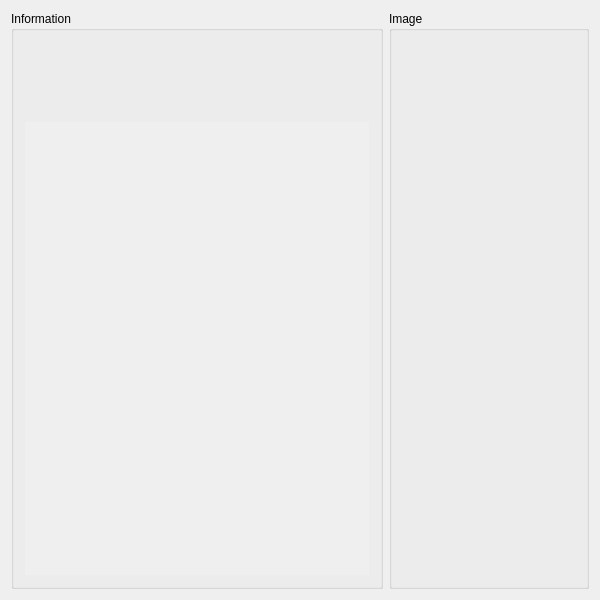
<?xml version="1.0" encoding="UTF-8"?>
<ui version="4.0">
 <class>EpgShow</class>
 <widget class="QWidget" name="EpgShow">
  <property name="geometry">
   <rect>
    <x>0</x>
    <y>0</y>
    <width>600</width>
    <height>600</height>
   </rect>
  </property>
  <property name="windowTitle">
   <string>Channel</string>
  </property>
  <layout class="QHBoxLayout" name="horizontalLayout">
   <item>
    <widget class="QGroupBox" name="infoBox">
     <property name="title">
      <string>Information</string>
     </property>
     <layout class="QVBoxLayout" name="verticalLayout">
      <item>
       <widget class="QLabel" name="labelName">
        <property name="text">
         <string/>
        </property>
        <property name="alignment">
         <set>Qt::AlignCenter</set>
        </property>
        <property name="wordWrap">
         <bool>true</bool>
        </property>
       </widget>
      </item>
      <item>
       <widget class="QLabel" name="labelTime">
        <property name="text">
         <string/>
        </property>
        <property name="wordWrap">
         <bool>true</bool>
        </property>
       </widget>
      </item>
      <item>
       <widget class="QLabel" name="labelInfo">
        <property name="text">
         <string/>
        </property>
        <property name="wordWrap">
         <bool>true</bool>
        </property>
       </widget>
      </item>
      <item>
       <widget class="QLabel" name="labelActors">
        <property name="text">
         <string/>
        </property>
        <property name="wordWrap">
         <bool>true</bool>
        </property>
       </widget>
      </item>
      <item>
       <widget class="QScrollArea" name="scrollArea">
        <property name="frameShape">
         <enum>QFrame::NoFrame</enum>
        </property>
        <property name="widgetResizable">
         <bool>true</bool>
        </property>
        <property name="alignment">
         <set>Qt::AlignLeading|Qt::AlignLeft|Qt::AlignTop</set>
        </property>
        <widget class="QWidget" name="scrollAreaWidgetContents">
         <property name="geometry">
          <rect>
           <x>0</x>
           <y>0</y>
           <width>366</width>
           <height>473</height>
          </rect>
         </property>
         <layout class="QVBoxLayout" name="verticalLayout_3">
          <property name="margin">
           <number>0</number>
          </property>
          <item>
           <widget class="QLabel" name="labelDescription">
            <property name="text">
             <string/>
            </property>
            <property name="wordWrap">
             <bool>true</bool>
            </property>
           </widget>
          </item>
          <item>
           <spacer name="verticalSpacer">
            <property name="orientation">
             <enum>Qt::Vertical</enum>
            </property>
            <property name="sizeHint" stdset="0">
             <size>
              <width>20</width>
              <height>40</height>
             </size>
            </property>
           </spacer>
          </item>
         </layout>
        </widget>
       </widget>
      </item>
     </layout>
    </widget>
   </item>
   <item>
    <widget class="QGroupBox" name="photoBox">
     <property name="minimumSize">
      <size>
       <width>200</width>
       <height>0</height>
      </size>
     </property>
     <property name="maximumSize">
      <size>
       <width>200</width>
       <height>16777215</height>
      </size>
     </property>
     <property name="title">
      <string>Image</string>
     </property>
     <layout class="QVBoxLayout" name="verticalLayout_2">
      <item>
       <widget class="QLabel" name="labelPhoto">
        <property name="text">
         <string/>
        </property>
        <property name="alignment">
         <set>Qt::AlignCenter</set>
        </property>
       </widget>
      </item>
      <item>
       <spacer name="verticalSpacer_2">
        <property name="orientation">
         <enum>Qt::Vertical</enum>
        </property>
        <property name="sizeHint" stdset="0">
         <size>
          <width>20</width>
          <height>40</height>
         </size>
        </property>
       </spacer>
      </item>
     </layout>
    </widget>
   </item>
  </layout>
 </widget>
 <layoutdefault spacing="6" margin="11"/>
 <resources/>
 <connections/>
</ui>
